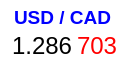
     <widget class="QWidget" name="widget1_7" native="true">
      <property name="geometry">
       <rect>
        <x>290</x>
        <y>80</y>
        <width>137</width>
        <height>68</height>
       </rect>
      </property>
      <property name="styleSheet">
       <string notr="true">background-color: rgb(255, 255, 255);
border-radius: 10px
</string>
      </property>
      <widget class="QLabel" name="labelUSDCAD1">
       <property name="geometry">
        <rect>
         <x>14</x>
         <y>2</y>
         <width>111</width>
         <height>31</height>
        </rect>
       </property>
       <property name="font">
        <font>
         <pointsize>14</pointsize>
         <weight>75</weight>
         <bold>true</bold>
        </font>
       </property>
       <property name="styleSheet">
        <string notr="true">color: rgb(0, 0, 255);
</string>
       </property>
       <property name="text">
        <string>USD / CAD</string>
       </property>
      </widget>
      <widget class="QLabel" name="labelUSDCAD2">
       <property name="geometry">
        <rect>
         <x>12</x>
         <y>30</y>
         <width>61</width>
         <height>31</height>
        </rect>
       </property>
       <property name="font">
        <font>
         <pointsize>18</pointsize>
        </font>
       </property>
       <property name="styleSheet">
        <string notr="true"/>
       </property>
       <property name="text">
        <string>1.286</string>
       </property>
      </widget>
      <widget class="QLabel" name="labelUSDCAD3">
       <property name="geometry">
        <rect>
         <x>77</x>
         <y>30</y>
         <width>41</width>
         <height>31</height>
        </rect>
       </property>
       <property name="font">
        <font>
         <pointsize>18</pointsize>
        </font>
       </property>
       <property name="styleSheet">
        <string notr="true">color: rgb(255, 0, 0);
</string>
       </property>
       <property name="text">
        <string>703</string>
       </property>
      </widget>
     </widget>
